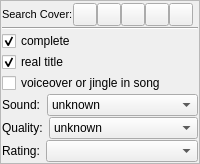
         <widget class="QFrame" name="frameOptions">
          <property name="maximumSize">
           <size>
            <width>240</width>
            <height>16777215</height>
           </size>
          </property>
          <property name="frameShape">
           <enum>QFrame::StyledPanel</enum>
          </property>
          <layout class="QVBoxLayout">
           <property name="spacing">
            <number>1</number>
           </property>
           <property name="leftMargin">
            <number>1</number>
           </property>
           <property name="topMargin">
            <number>1</number>
           </property>
           <property name="rightMargin">
            <number>1</number>
           </property>
           <property name="bottomMargin">
            <number>1</number>
           </property>
           <item>
            <widget class="WMCoverWidget" name="coverwidget" native="true"/>
           </item>
           <item>
            <layout class="QHBoxLayout" name="horizontalLayout_2">
             <property name="spacing">
              <number>0</number>
             </property>
             <property name="topMargin">
              <number>0</number>
             </property>
             <item>
              <widget class="QLabel" name="label_22">
               <property name="font">
                <font>
                 <pointsize>8</pointsize>
                </font>
               </property>
               <property name="text">
                <string>Search Cover:</string>
               </property>
              </widget>
             </item>
             <item>
              <widget class="QToolButton" name="coverSearchGoogle">
               <property name="text">
                <string/>
               </property>
               <property name="icon">
                <iconset resource="../../resources.qrc">
                 <normaloff>:/icons/resources/logo_google16x16.png</normaloff>:/icons/resources/logo_google16x16.png</iconset>
               </property>
               <property name="iconSize">
                <size>
                 <width>16</width>
                 <height>16</height>
                </size>
               </property>
              </widget>
             </item>
             <item>
              <widget class="QToolButton" name="coverSearchDiscogs">
               <property name="text">
                <string/>
               </property>
               <property name="icon">
                <iconset resource="../../resources.qrc">
                 <normaloff>:/icons/resources/discogs16x16.png</normaloff>:/icons/resources/discogs16x16.png</iconset>
               </property>
               <property name="iconSize">
                <size>
                 <width>16</width>
                 <height>16</height>
                </size>
               </property>
              </widget>
             </item>
             <item>
              <widget class="QToolButton" name="coverSearchBeatport">
               <property name="text">
                <string/>
               </property>
               <property name="icon">
                <iconset resource="../../resources.qrc">
                 <normaloff>:/icons/resources/logo_beatport16x16.png</normaloff>:/icons/resources/logo_beatport16x16.png</iconset>
               </property>
               <property name="iconSize">
                <size>
                 <width>16</width>
                 <height>16</height>
                </size>
               </property>
              </widget>
             </item>
             <item>
              <widget class="QToolButton" name="coverSearchSoundcloud">
               <property name="text">
                <string/>
               </property>
               <property name="icon">
                <iconset resource="../../resources.qrc">
                 <normaloff>:/icons/resources/soundcloud.png</normaloff>:/icons/resources/soundcloud.png</iconset>
               </property>
               <property name="iconSize">
                <size>
                 <width>16</width>
                 <height>16</height>
                </size>
               </property>
              </widget>
             </item>
             <item>
              <widget class="QToolButton" name="coverSearchAmazon">
               <property name="text">
                <string/>
               </property>
               <property name="icon">
                <iconset resource="../../resources.qrc">
                 <normaloff>:/icons/resources/logo_amazon16x16.png</normaloff>:/icons/resources/logo_amazon16x16.png</iconset>
               </property>
               <property name="iconSize">
                <size>
                 <width>16</width>
                 <height>16</height>
                </size>
               </property>
              </widget>
             </item>
             <item>
              <spacer name="horizontalSpacer_5">
               <property name="orientation">
                <enum>Qt::Horizontal</enum>
               </property>
               <property name="sizeHint" stdset="0">
                <size>
                 <width>5</width>
                 <height>20</height>
                </size>
               </property>
              </spacer>
             </item>
            </layout>
           </item>
           <item>
            <widget class="Line" name="line">
             <property name="orientation">
              <enum>Qt::Horizontal</enum>
             </property>
            </widget>
           </item>
           <item>
            <widget class="QCheckBox" name="complete">
             <property name="sizePolicy">
              <sizepolicy hsizetype="Maximum" vsizetype="Fixed">
               <horstretch>0</horstretch>
               <verstretch>0</verstretch>
              </sizepolicy>
             </property>
             <property name="text">
              <string>complete</string>
             </property>
             <property name="checked">
              <bool>true</bool>
             </property>
            </widget>
           </item>
           <item>
            <widget class="QCheckBox" name="realTitle">
             <property name="sizePolicy">
              <sizepolicy hsizetype="Maximum" vsizetype="Fixed">
               <horstretch>0</horstretch>
               <verstretch>0</verstretch>
              </sizepolicy>
             </property>
             <property name="text">
              <string>real title</string>
             </property>
             <property name="checked">
              <bool>true</bool>
             </property>
            </widget>
           </item>
           <item>
            <widget class="QCheckBox" name="interrupted">
             <property name="text">
              <string>voiceover or jingle in song</string>
             </property>
            </widget>
           </item>
           <item>
            <layout class="QHBoxLayout">
             <property name="spacing">
              <number>6</number>
             </property>
             <property name="leftMargin">
              <number>0</number>
             </property>
             <property name="topMargin">
              <number>0</number>
             </property>
             <property name="rightMargin">
              <number>0</number>
             </property>
             <property name="bottomMargin">
              <number>0</number>
             </property>
             <item>
              <widget class="QLabel" name="label_45">
               <property name="sizePolicy">
                <sizepolicy hsizetype="Maximum" vsizetype="Minimum">
                 <horstretch>0</horstretch>
                 <verstretch>0</verstretch>
                </sizepolicy>
               </property>
               <property name="text">
                <string>Sound:</string>
               </property>
              </widget>
             </item>
             <item>
              <widget class="QComboBox" name="channels">
               <property name="sizePolicy">
                <sizepolicy hsizetype="Expanding" vsizetype="Fixed">
                 <horstretch>0</horstretch>
                 <verstretch>0</verstretch>
                </sizepolicy>
               </property>
               <property name="currentIndex">
                <number>0</number>
               </property>
               <property name="iconSize">
                <size>
                 <width>60</width>
                 <height>15</height>
                </size>
               </property>
               <property name="frame">
                <bool>true</bool>
               </property>
               <item>
                <property name="text">
                 <string>unknown</string>
                </property>
                <property name="icon">
                 <iconset resource="../../resources.qrc">
                  <normaloff>:/channels/resources/sound-unknown.png</normaloff>:/channels/resources/sound-unknown.png</iconset>
                </property>
               </item>
               <item>
                <property name="text">
                 <string>Mono</string>
                </property>
                <property name="icon">
                 <iconset resource="../../resources.qrc">
                  <normaloff>:/channels/resources/sound-mono.png</normaloff>:/channels/resources/sound-mono.png</iconset>
                </property>
               </item>
               <item>
                <property name="text">
                 <string>Stereo</string>
                </property>
                <property name="icon">
                 <iconset resource="../../resources.qrc">
                  <normaloff>:/channels/resources/sound-stereo.png</normaloff>:/channels/resources/sound-stereo.png</iconset>
                </property>
               </item>
               <item>
                <property name="text">
                 <string>Dolby Stereo</string>
                </property>
                <property name="icon">
                 <iconset resource="../../resources.qrc">
                  <normaloff>:/channels/resources/sound-dolbystereo.png</normaloff>:/channels/resources/sound-dolbystereo.png</iconset>
                </property>
               </item>
               <item>
                <property name="text">
                 <string>Dolby Surround</string>
                </property>
                <property name="icon">
                 <iconset resource="../../resources.qrc">
                  <normaloff>:/channels/resources/sound-dolby-surround.png</normaloff>:/channels/resources/sound-dolby-surround.png</iconset>
                </property>
               </item>
               <item>
                <property name="text">
                 <string>Dolby Digital 5.1</string>
                </property>
                <property name="icon">
                 <iconset resource="../../resources.qrc">
                  <normaloff>:/channels/resources/sound-dolbydigital-5.1.png</normaloff>:/channels/resources/sound-dolbydigital-5.1.png</iconset>
                </property>
               </item>
               <item>
                <property name="text">
                 <string>Dolby Digital EX</string>
                </property>
                <property name="icon">
                 <iconset resource="../../resources.qrc">
                  <normaloff>:/channels/resources/sound-dolbydigital-5.1ex.png</normaloff>:/channels/resources/sound-dolbydigital-5.1ex.png</iconset>
                </property>
               </item>
               <item>
                <property name="text">
                 <string>DTS 5.1</string>
                </property>
                <property name="icon">
                 <iconset resource="../../resources.qrc">
                  <normaloff>:/channels/resources/sound-dts-5.1.png</normaloff>:/channels/resources/sound-dts-5.1.png</iconset>
                </property>
               </item>
              </widget>
             </item>
            </layout>
           </item>
           <item>
            <layout class="QHBoxLayout">
             <property name="spacing">
              <number>6</number>
             </property>
             <property name="leftMargin">
              <number>0</number>
             </property>
             <property name="topMargin">
              <number>0</number>
             </property>
             <property name="rightMargin">
              <number>0</number>
             </property>
             <property name="bottomMargin">
              <number>0</number>
             </property>
             <item>
              <widget class="QLabel" name="label_46">
               <property name="sizePolicy">
                <sizepolicy hsizetype="Maximum" vsizetype="Minimum">
                 <horstretch>0</horstretch>
                 <verstretch>0</verstretch>
                </sizepolicy>
               </property>
               <property name="text">
                <string>Quality:</string>
               </property>
              </widget>
             </item>
             <item>
              <widget class="QComboBox" name="quality">
               <property name="sizePolicy">
                <sizepolicy hsizetype="Expanding" vsizetype="Maximum">
                 <horstretch>0</horstretch>
                 <verstretch>0</verstretch>
                </sizepolicy>
               </property>
               <item>
                <property name="text">
                 <string>unknown</string>
                </property>
                <property name="icon">
                 <iconset resource="../../resources.qrc">
                  <normaloff>:/quality/resources/quali-unknown.png</normaloff>:/quality/resources/quali-unknown.png</iconset>
                </property>
               </item>
               <item>
                <property name="text">
                 <string>sehr gut</string>
                </property>
                <property name="icon">
                 <iconset resource="../../resources.qrc">
                  <normaloff>:/quality/resources/quali-1.png</normaloff>:/quality/resources/quali-1.png</iconset>
                </property>
               </item>
               <item>
                <property name="text">
                 <string>gut</string>
                </property>
                <property name="icon">
                 <iconset resource="../../resources.qrc">
                  <normaloff>:/quality/resources/quali-2.png</normaloff>:/quality/resources/quali-2.png</iconset>
                </property>
               </item>
               <item>
                <property name="text">
                 <string>mittelmäßig</string>
                </property>
                <property name="icon">
                 <iconset resource="../../resources.qrc">
                  <normaloff>:/quality/resources/quali-3.png</normaloff>:/quality/resources/quali-3.png</iconset>
                </property>
               </item>
               <item>
                <property name="text">
                 <string>schlecht</string>
                </property>
                <property name="icon">
                 <iconset resource="../../resources.qrc">
                  <normaloff>:/quality/resources/quali-4.png</normaloff>:/quality/resources/quali-4.png</iconset>
                </property>
               </item>
               <item>
                <property name="text">
                 <string>sehr schlecht</string>
                </property>
                <property name="icon">
                 <iconset resource="../../resources.qrc">
                  <normaloff>:/quality/resources/quali-5.png</normaloff>:/quality/resources/quali-5.png</iconset>
                </property>
               </item>
              </widget>
             </item>
            </layout>
           </item>
           <item>
            <layout class="QHBoxLayout">
             <property name="spacing">
              <number>6</number>
             </property>
             <property name="leftMargin">
              <number>0</number>
             </property>
             <property name="topMargin">
              <number>0</number>
             </property>
             <property name="rightMargin">
              <number>0</number>
             </property>
             <property name="bottomMargin">
              <number>0</number>
             </property>
             <item>
              <widget class="QLabel" name="label_47">
               <property name="sizePolicy">
                <sizepolicy hsizetype="Maximum" vsizetype="Minimum">
                 <horstretch>0</horstretch>
                 <verstretch>0</verstretch>
                </sizepolicy>
               </property>
               <property name="text">
                <string>Rating:</string>
               </property>
              </widget>
             </item>
             <item>
              <widget class="QComboBox" name="rating">
               <property name="sizePolicy">
                <sizepolicy hsizetype="Expanding" vsizetype="Maximum">
                 <horstretch>0</horstretch>
                 <verstretch>0</verstretch>
                </sizepolicy>
               </property>
               <property name="minimumSize">
                <size>
                 <width>120</width>
                 <height>0</height>
                </size>
               </property>
               <property name="iconSize">
                <size>
                 <width>96</width>
                 <height>16</height>
                </size>
               </property>
               <item>
                <property name="text">
                 <string/>
                </property>
                <property name="icon">
                 <iconset resource="../../resources.qrc">
                  <normaloff>:/bewertung/resources/sterne-unbewertet.png</normaloff>:/bewertung/resources/sterne-unbewertet.png</iconset>
                </property>
               </item>
               <item>
                <property name="text">
                 <string/>
                </property>
                <property name="icon">
                 <iconset resource="../../resources.qrc">
                  <normaloff>:/bewertung/resources/sterne1.png</normaloff>:/bewertung/resources/sterne1.png</iconset>
                </property>
               </item>
               <item>
                <property name="text">
                 <string/>
                </property>
                <property name="icon">
                 <iconset resource="../../resources.qrc">
                  <normaloff>:/bewertung/resources/sterne2.png</normaloff>:/bewertung/resources/sterne2.png</iconset>
                </property>
               </item>
               <item>
                <property name="text">
                 <string/>
                </property>
                <property name="icon">
                 <iconset resource="../../resources.qrc">
                  <normaloff>:/bewertung/resources/sterne3.png</normaloff>:/bewertung/resources/sterne3.png</iconset>
                </property>
               </item>
               <item>
                <property name="text">
                 <string/>
                </property>
                <property name="icon">
                 <iconset resource="../../resources.qrc">
                  <normaloff>:/bewertung/resources/sterne4.png</normaloff>:/bewertung/resources/sterne4.png</iconset>
                </property>
               </item>
               <item>
                <property name="text">
                 <string/>
                </property>
                <property name="icon">
                 <iconset resource="../../resources.qrc">
                  <normaloff>:/bewertung/resources/sterne5.png</normaloff>:/bewertung/resources/sterne5.png</iconset>
                </property>
               </item>
               <item>
                <property name="text">
                 <string/>
                </property>
                <property name="icon">
                 <iconset resource="../../resources.qrc">
                  <normaloff>:/bewertung/resources/sterne6.png</normaloff>:/bewertung/resources/sterne6.png</iconset>
                </property>
               </item>
              </widget>
             </item>
            </layout>
           </item>
           <item>
            <spacer name="verticalSpacer_2">
             <property name="orientation">
              <enum>Qt::Vertical</enum>
             </property>
             <property name="sizeHint" stdset="0">
              <size>
               <width>20</width>
               <height>0</height>
              </size>
             </property>
            </spacer>
           </item>
          </layout>
         </widget>
